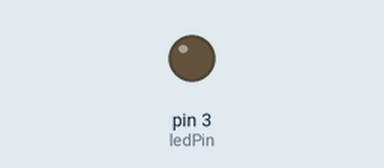
A sketch run on a simulated Arduino Uno, built with avr-gcc and run on an emulated ATmega328P. Parts: output pins drawn as LEDs (lit = HIGH).

Above: at 0.05 s.
At 3.2 s:
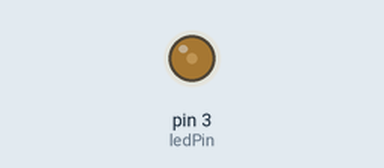
At 6.4 s:
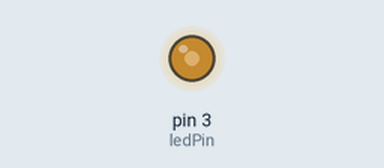
At 12.75 s:
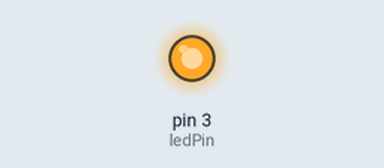
Timing chart, 0 to 16.6 s (numbered marks = the images above):
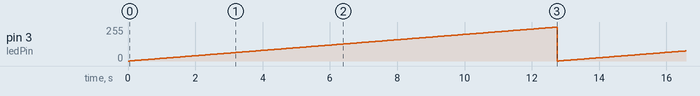

The sketch:

anarogWrite.ino
```cpp
/* PWM信号 */

int ledPin = 3;
int duty = 0;

void setup (){}

void loop (){
  if (duty<255){
    analogWrite(ledPin, duty);
    delay(50);
    duty += 1;
  } else {
    duty = 0;
  }
}
```

Measured:
- by itself, pin 3 (ledPin): ramps from 0/255 to 254/255 and jumps back, once every 12.8 s
